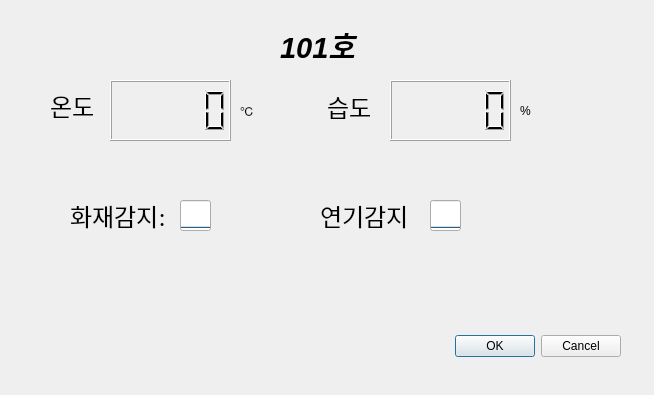
<?xml version="1.0" encoding="UTF-8"?>
<ui version="4.0">
 <class>RoomStatus101</class>
 <widget class="QDialog" name="RoomStatus101">
  <property name="geometry">
   <rect>
    <x>0</x>
    <y>0</y>
    <width>654</width>
    <height>395</height>
   </rect>
  </property>
  <property name="windowTitle">
   <string>Dialog</string>
  </property>
  <widget class="QDialogButtonBox" name="buttonBox">
   <property name="geometry">
    <rect>
     <x>280</x>
     <y>330</y>
     <width>341</width>
     <height>32</height>
    </rect>
   </property>
   <property name="orientation">
    <enum>Qt::Horizontal</enum>
   </property>
   <property name="standardButtons">
    <set>QDialogButtonBox::Cancel|QDialogButtonBox::Ok</set>
   </property>
  </widget>
  <widget class="QLabel" name="label">
   <property name="geometry">
    <rect>
     <x>280</x>
     <y>30</y>
     <width>91</width>
     <height>31</height>
    </rect>
   </property>
   <property name="font">
    <font>
     <pointsize>22</pointsize>
     <weight>75</weight>
     <italic>true</italic>
     <bold>true</bold>
    </font>
   </property>
   <property name="text">
    <string>101호</string>
   </property>
  </widget>
  <widget class="QLCDNumber" name="lcdNumber_Temp">
   <property name="geometry">
    <rect>
     <x>110</x>
     <y>80</y>
     <width>121</width>
     <height>61</height>
    </rect>
   </property>
  </widget>
  <widget class="QLCDNumber" name="lcdNumber_Humi">
   <property name="geometry">
    <rect>
     <x>390</x>
     <y>80</y>
     <width>121</width>
     <height>61</height>
    </rect>
   </property>
  </widget>
  <widget class="QLabel" name="label_2">
   <property name="geometry">
    <rect>
     <x>50</x>
     <y>90</y>
     <width>81</width>
     <height>31</height>
    </rect>
   </property>
   <property name="font">
    <font>
     <family>Bitstream Charter</family>
     <pointsize>18</pointsize>
    </font>
   </property>
   <property name="text">
    <string>온도</string>
   </property>
  </widget>
  <widget class="QLabel" name="label_3">
   <property name="geometry">
    <rect>
     <x>327</x>
     <y>91</y>
     <width>81</width>
     <height>31</height>
    </rect>
   </property>
   <property name="font">
    <font>
     <family>Bitstream Charter</family>
     <pointsize>18</pointsize>
    </font>
   </property>
   <property name="text">
    <string>습도</string>
   </property>
  </widget>
  <widget class="QLabel" name="label_4">
   <property name="geometry">
    <rect>
     <x>240</x>
     <y>100</y>
     <width>68</width>
     <height>22</height>
    </rect>
   </property>
   <property name="text">
    <string>℃</string>
   </property>
  </widget>
  <widget class="QLabel" name="label_5">
   <property name="geometry">
    <rect>
     <x>520</x>
     <y>100</y>
     <width>68</width>
     <height>22</height>
    </rect>
   </property>
   <property name="text">
    <string>%</string>
   </property>
  </widget>
  <widget class="QLabel" name="label_7">
   <property name="geometry">
    <rect>
     <x>70</x>
     <y>200</y>
     <width>111</width>
     <height>31</height>
    </rect>
   </property>
   <property name="font">
    <font>
     <family>Bitstream Charter</family>
     <pointsize>18</pointsize>
    </font>
   </property>
   <property name="text">
    <string>화재감지:</string>
   </property>
  </widget>
  <widget class="QProgressBar" name="progressBar_Fire">
   <property name="geometry">
    <rect>
     <x>180</x>
     <y>200</y>
     <width>31</width>
     <height>31</height>
    </rect>
   </property>
   <property name="value">
    <number>0</number>
   </property>
   <property name="textVisible">
    <bool>false</bool>
   </property>
   <property name="orientation">
    <enum>Qt::Vertical</enum>
   </property>
  </widget>
  <widget class="QLabel" name="label_8">
   <property name="geometry">
    <rect>
     <x>320</x>
     <y>200</y>
     <width>111</width>
     <height>31</height>
    </rect>
   </property>
   <property name="font">
    <font>
     <family>Bitstream Charter</family>
     <pointsize>18</pointsize>
    </font>
   </property>
   <property name="text">
    <string>연기감지</string>
   </property>
  </widget>
  <widget class="QProgressBar" name="progressBar_Gas">
   <property name="geometry">
    <rect>
     <x>430</x>
     <y>200</y>
     <width>31</width>
     <height>31</height>
    </rect>
   </property>
   <property name="value">
    <number>0</number>
   </property>
   <property name="textVisible">
    <bool>false</bool>
   </property>
   <property name="orientation">
    <enum>Qt::Vertical</enum>
   </property>
  </widget>
 </widget>
 <resources/>
 <connections>
  <connection>
   <sender>buttonBox</sender>
   <signal>accepted()</signal>
   <receiver>RoomStatus101</receiver>
   <slot>accept()</slot>
   <hints>
    <hint type="sourcelabel">
     <x>248</x>
     <y>254</y>
    </hint>
    <hint type="destinationlabel">
     <x>157</x>
     <y>274</y>
    </hint>
   </hints>
  </connection>
  <connection>
   <sender>buttonBox</sender>
   <signal>rejected()</signal>
   <receiver>RoomStatus101</receiver>
   <slot>reject()</slot>
   <hints>
    <hint type="sourcelabel">
     <x>316</x>
     <y>260</y>
    </hint>
    <hint type="destinationlabel">
     <x>286</x>
     <y>274</y>
    </hint>
   </hints>
  </connection>
 </connections>
</ui>
